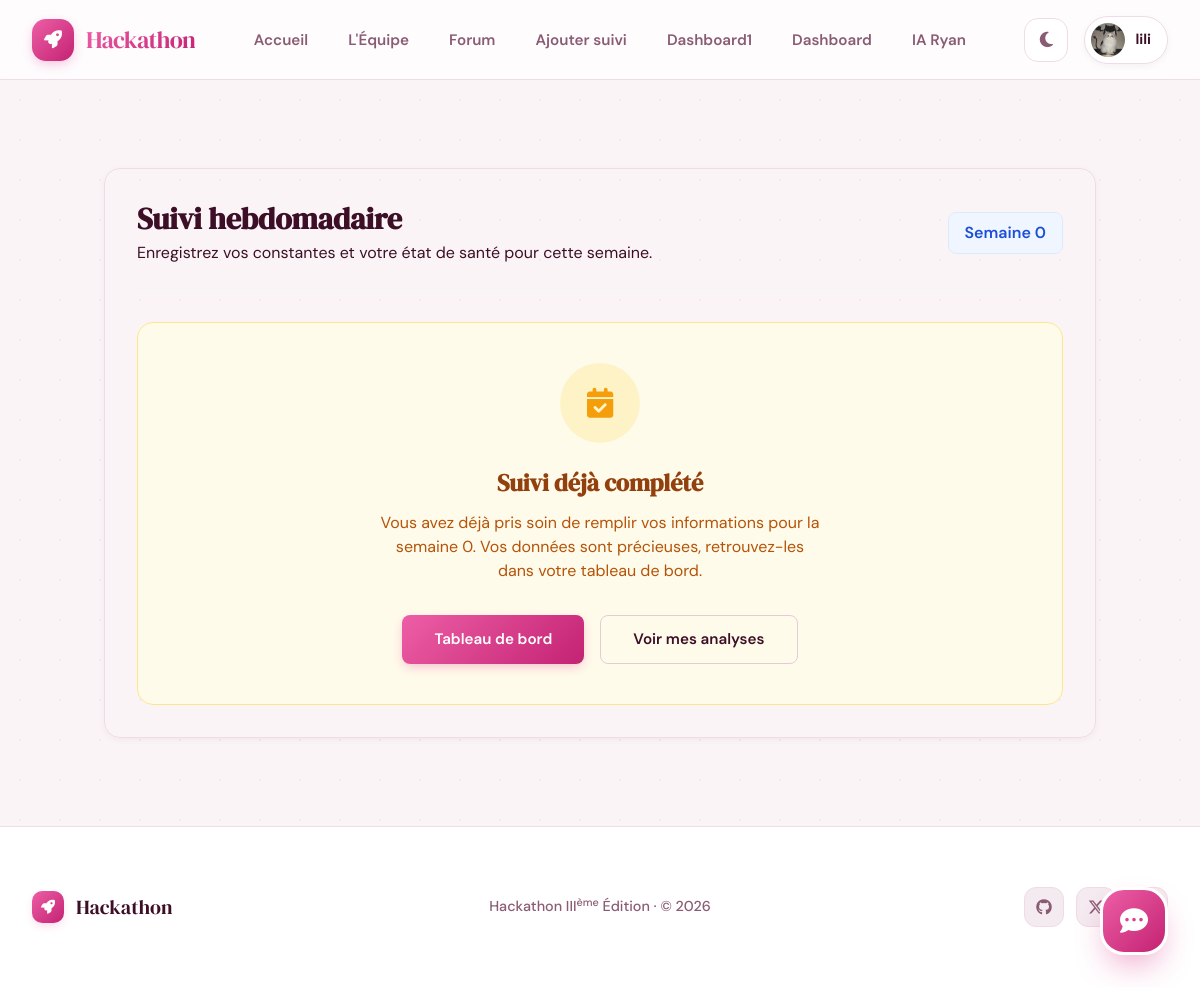
/pregancy/ajouter_suivi/ (signed in), run on the app's committed database.
### Users/models.py (models this page shows, shortened)
class User(AbstractUser):
    GROUPE_SANGUIN_CHOIX = [
        ('A+', 'A+'), ('A-', 'A-'),
        ('B+', 'B+'), ('B-', 'B-'),
        ('AB+', 'AB+'), ('AB-', 'AB-'),
        ('O+', 'O+'), ('O-', 'O-'),
    ]
    is_admin_user = models.BooleanField(default=False)
    is_customer = models.BooleanField(default=True)
    age = models.PositiveIntegerField(null=True, blank=True, help_text="25")
    date_dernieres_regles = models.DateField(null=True, blank=True)
    date_prevue_accouchement = models.DateField(null=True, blank=True)
    taille = models.PositiveIntegerField(null=True, blank=True, help_text="En cm")
    poids_initial = models.FloatField(null=True, blank=True, help_text="En kg")
    groupe_sanguin = models.CharField(
        null=True,
        blank=True,
        max_length=5,
        choices=GROUPE_SANGUIN_CHOIX
    )
    antecedents_medicaux = models.TextField(null=True, blank=True)
    nombre_grossesses_precedentes = models.PositiveIntegerField(default=0)
    photo = models.ImageField(
        upload_to="profile_pictures/",
        default="profile_pictures/default.png",
        blank=True,
        null=True,
    )
    @property
    def semaine_actuelle(self):
        if not self.date_dernieres_regles:
            return 0
        delta = datetime.date.today() - self.date_dernieres_regles
        return max(delta.days // 7, 0)

### pregancy/views.py (the view)
# urls.py: path("ajouter_suivi/", views.ajouter_suivi, name="ajouter_suivi"),
@login_required
def ajouter_suivi(request):
    semaine_actuelle = request.user.semaine_actuelle
    deja_rempli = SuiviHebdomadaire.objects.filter(
        mere=request.user,
        semaine_grossesse=semaine_actuelle
    ).exists()
    if request.method == "POST":
        if deja_rempli:
            messages.warning(request, f"Vous avez déjà rempli le suivi pour la semaine {semaine_actuelle}.")
            return redirect("users:user_home")
        form = SuiviHebdomadaireForm(request.POST)
        if form.is_valid():
            suivi = form.save(commit=False)
            suivi.mere = request.user
            suivi.semaine_grossesse = semaine_actuelle
            suivi.save()
            messages.success(request, "Suivi ajouté avec succès !")
            return redirect("users:user_home")
    else:
        form = SuiviHebdomadaireForm()
    return render(request, "pregancy/ajouter_suivi.html", {
        "form": form,
        "deja_rempli": deja_rempli,
        "semaine_actuelle": semaine_actuelle
    })

### templates/pregancy/ajouter_suivi.html (shortened to what this page needs)
{% extends 'Base/base.html' %}
{% block content %}
<div class="container mx-auto px-4 py-12">
    <div class="max-w-5xl mx-auto">
        <div class="cool-card w-full">
            <div class="flex flex-col md:flex-row md:items-center justify-between mb-8 pb-6 border-b border-gray-100 dark:border-gray-800">
                <div>
                    <h2 class="text-3xl font-bold text-ink">Suivi hebdomadaire</h2>
                    <p class="text-muted mt-1">Enregistrez vos constantes et votre état de santé pour cette semaine.</p>
                </div>
                <div class="mt-4 md:mt-0 bg-blue-50 dark:bg-blue-900/30 px-4 py-2 rounded-lg border border-blue-100 dark:border-blue-800">
                    <span class="text-blue-700 dark:text-blue-300 font-semibold">Semaine {{ semaine_actuelle }}</span>
                </div>
            </div>
            {% if deja_rempli %}
                <div class="bg-amber-50 dark:bg-amber-900/20 border border-amber-200 dark:border-amber-800 rounded-2xl p-10 text-center">
                    <div class="w-20 h-20 bg-amber-100 dark:bg-amber-900/50 rounded-full flex items-center justify-center mx-auto mb-6">
                        <i class="fas fa-calendar-check text-amber-500 text-3xl"></i>
                    </div>
                    <h3 class="text-2xl font-bold text-amber-800 dark:text-amber-300 mb-3">Suivi déjà complété</h3>
                    <p class="text-amber-700 dark:text-amber-400 max-w-md mx-auto mb-8">
                        Vous avez déjà pris soin de remplir vos informations pour la semaine {{ semaine_actuelle }}.
                        Vos données sont précieuses, retrouvez-les dans votre tableau de bord.
                    </p>
                    <div class="flex flex-col sm:flex-row gap-4 justify-center">
                        <a href="{% url 'users:user_home' %}" class="btn btn-primary px-8">Tableau de bord</a>
                        <a href="{% url 'pregancy:dashboard' %}" class="btn btn-outline px-8">Voir mes analyses</a>
                    </div>
                </div>
            {% endif %}
        </div>
    </div>
</div>
{% endblock content %}

### templates/Base/base.html (shortened to what this page needs)
<!doctype html>
<html lang="fr" data-theme="light">
    <head>
        <script src="https://cdn.tailwindcss.com"></script>
        <link
            rel="stylesheet"
            href="https://cdnjs.cloudflare.com/ajax/libs/font-awesome/6.5.0/css/all.min.css"
        />
        {% load static %}
        <link rel="stylesheet" href="{% static 'css/style.css' %}" />
    </head>
    <body>
        <nav
            class="navbar"
            role="navigation"
            aria-label="Navigation principale"
        >
            <div class="navbar-inner">
                <a
                    href="{% url 'users:landing' %}"
                    class="logo"
                    aria-label="Hackathon — Accueil"
                >
                    <div class="logo-mark"><i class="fas fa-rocket"></i></div>
                    <span class="logo-text">Hackathon</span>
                </a>
                <ul class="nav-links desktop-nav" role="list">
                    <li><a href="{% url 'users:landing' %}">Accueil</a></li>
                    <li><a href="{% url 'users:about' %}">L'Équipe</a></li>
                    <li><a href="{% url 'forum:question_list' %}">Forum</a></li>
                    <li>
                        <a href="{% url 'pregancy:ajouter_suivi' %}"
                            >Ajouter suivi</a
                        >
                    </li>
                    <li>
                        <a href="{% url 'pregancy:dashboard' %}">Dashboard1</a>
                    </li>
                    {% if user.is_authenticated %}
                    <li><a href="{% url 'users:user_home' %}">Dashboard</a></li>
                    <li><a href="{% url 'users:chat_home' %}">IA Ryan</a></li>
                    {% endif %}
                </ul>
                <div class="nav-actions desktop-nav">
                    <button
                        class="theme-btn"
                        id="theme-toggle"
                        aria-label="Changer le thème"
                    >
                        <i class="fas fa-moon icon-moon"></i>
                    </button>
                    {% if user.is_authenticated %}
                    <a href="{% url 'users:profile' %}" class="user-pill">
                        {% if user.photo %}
                        <img
                            src="{{ user.photo.url }}"
                            class="avatar"
                            alt="{{ user.username }}"
                        />
                        {% else %}
                        <div class="avatar-initials">
                            {{ user.username|first|upper }}
                        </div>
                        {% endif %}
                        <span class="user-name">{{ user.username }}</span>
                    </a>
                    {% endif %}
                </div>
            </div>
        </nav>
        <main class="main">{% block content %}{% endblock %}</main>
        <footer>
            <div class="footer-inner">
                <div class="footer-brand">
                    <div class="footer-mark"><i class="fas fa-rocket"></i></div>
                    <span class="footer-brand-name">Hackathon</span>
                </div>
                <p class="footer-copy">
                    Hackathon III<sup>ème</sup> Édition · © 2026
                </p>
                <div class="footer-links">
                    <a href="#" aria-label="GitHub"
                        ><i class="fab fa-github"></i
                    ></a>
                    <a href="#" aria-label="Twitter"
                        ><i class="fab fa-x-twitter"></i
                    ></a>
                    <a href="#" aria-label="LinkedIn"
                        ><i class="fab fa-linkedin-in"></i
                    ></a>
                </div>
            </div>
        </footer>
        {% if user.is_authenticated and "/chat/" not in request.path %}
        <div class="chat-widget">
            <button class="chat-bubble" onclick="toggleWidget()">
                <i class="fas fa-comment-dots" id="widget-icon"></i>
            </button>
        </div>
        {% endif %}
    </body>
</html>

### static/css/_tokens.css (style rules this page uses)
:root { --p-h: 330; --p-s: 70%; --p-l: 50%; --s-h: 280; --s-s: 60%; --s-l: 65%; --primary: hsl(var(--p-h), var(--p-s), var(--p-l)); --primary-alt: hsl(var(--p-h), var(--p-s), 40%); --secondary: hsl(var(--s-h), var(--s-s), var(--s-l)); --success: hsl(150, 60%, 45%); --warning: hsl(45, 90%, 50%); --error: hsl(350, 75%, 55%); --info: hsl(200, 80%, 55%); --paper: hsl(var(--p-h), 40%, 97%); --surface: #ffffff; --surface-2: hsl(var(--p-h), 30%, 94%); --ink: hsl(var(--p-h), 60%, 15%); --ink-muted: hsl(var(--p-h), 20%, 45%); --line: hsl(var(--p-h), 40%, 90%); --line-bold: hsl(var(--p-h), 40%, 85%); --radius: 16px; --radius-sm: 8px; --radius-lg: 24px; --nav-h: 80px; --shadow-sm: 0 2px 8px -2px hsla(var(--p-h), 30%, 20%, 0.08); --shadow-md: 0 12px 24px -8px hsla(var(--p-h), 30%, 20%, 0.12); --shadow-lg: 0 24px 48px -12px hsla(var(--p-h), 30%, 20%, 0.18); --glass: hsla(0, 0%, 100%, 0.7); --glass-blur: blur(12px); --grad-primary: linear-gradient(135deg, hsl(var(--p-h), 80%, 65%), hsl(var(--p-h), 70%, 45%)); --grad-soft: linear-gradient(135deg, hsl(var(--p-h), 40%, 98%), hsl(var(--p-h), 40%, 94%)); }

### static/css/_base.css (style rules this page uses)
*, *::before, *::after { box-sizing: border-box; margin: 0; padding: 0; -webkit-font-smoothing: antialiased; -moz-osx-font-smoothing: grayscale; }
html { scroll-behavior: smooth; font-size: 16px; }
body { font-family: 'DM Sans', -apple-system, BlinkMacSystemFont, sans-serif; background: var(--paper); color: var(--ink); min-height: 100vh; display: flex; flex-direction: column; line-height: 1.6; overflow-x: hidden; transition: background .4s cubic-bezier(0.4, 0, 0.2, 1), color .4s ease; }
body::before { content: ""; position: fixed; top: 0; left: 0; width: 100%; height: 100%; z-index: -1; opacity: 0.4; background-image: radial-gradient(var(--line) 1px, transparent 1px); background-size: 40px 40px; }
h1, h2, h3, h4, h5, h6 { font-family: 'DM Serif Display', serif; font-weight: 400; line-height: 1.2; color: var(--ink); }
a { color: inherit; text-decoration: none; transition: all .2s ease; }
.main { flex: 1; width: 100%; max-width: 1440px; margin: 0 auto; padding: 40px 24px; }
.cool-card { In template /home/panda831/Bureau/tenaizybe/coucou_les_filles/templates/Base/base.html, error at line 408 background: var(--surface); border: 1px solid var(--line); border-radius: var(--radius); padding: 32px; box-shadow: var(--shadow-sm); transition: transform .3s ease, box-shadow .3s ease; }

### static/css/_buttons.css (style rules this page uses)
.btn { display: inline-flex; align-items: center; justify-content: center; gap: 10px; padding: 12px 28px; font-size: 0.95rem; font-weight: 600; border-radius: var(--radius-sm); cursor: pointer; transition: all .25s cubic-bezier(0.4, 0, 0.2, 1); border: 1px solid transparent; font-family: 'DM Sans', sans-serif; user-select: none; white-space: nowrap; }
.btn-primary { background: var(--grad-primary); color: white; border: none; box-shadow: 0 4px 12px -2px hsla(var(--p-h), 70%, 50%, 0.3); }
.btn-outline { background: transparent; border: 1px solid var(--line-bold); color: var(--ink); }

### static/css/_footer.css (style rules this page uses)
footer { background: var(--surface); border-top: 1px solid var(--line); padding: 60px 0; margin-top: auto; }
.footer-inner { max-width: 1440px; margin: 0 auto; padding: 0 32px; display: grid; grid-template-columns: 1fr auto 1fr; align-items: center; gap: 40px; }
.footer-brand { display: flex; align-items: center; gap: 12px; }
.footer-mark { width: 32px; height: 32px; background: var(--grad-primary); border-radius: 10px; display: flex; align-items: center; justify-content: center; box-shadow: 0 4px 10px -2px hsla(var(--p-h), 70%, 50%, 0.2); }
.footer-mark i { color: white; font-size: 14px; }
.footer-brand-name { font-family: 'DM Serif Display', serif; font-size: 1.25rem; color: var(--ink); }
.footer-copy { font-size: 0.9rem; color: var(--ink-muted); text-align: center; font-weight: 500; }
.footer-links { display: flex; gap: 12px; justify-content: flex-end; }
.footer-links a { width: 40px; height: 40px; border-radius: 12px; border: 1.5px solid var(--line); display: flex; align-items: center; justify-content: center; color: var(--ink-muted); font-size: 1rem; transition: all .25s ease; background: var(--surface-2); }

### data on the page
User: photo (picture), username "lili"

### other printed values
{{ semaine_actuelle }} "0"
